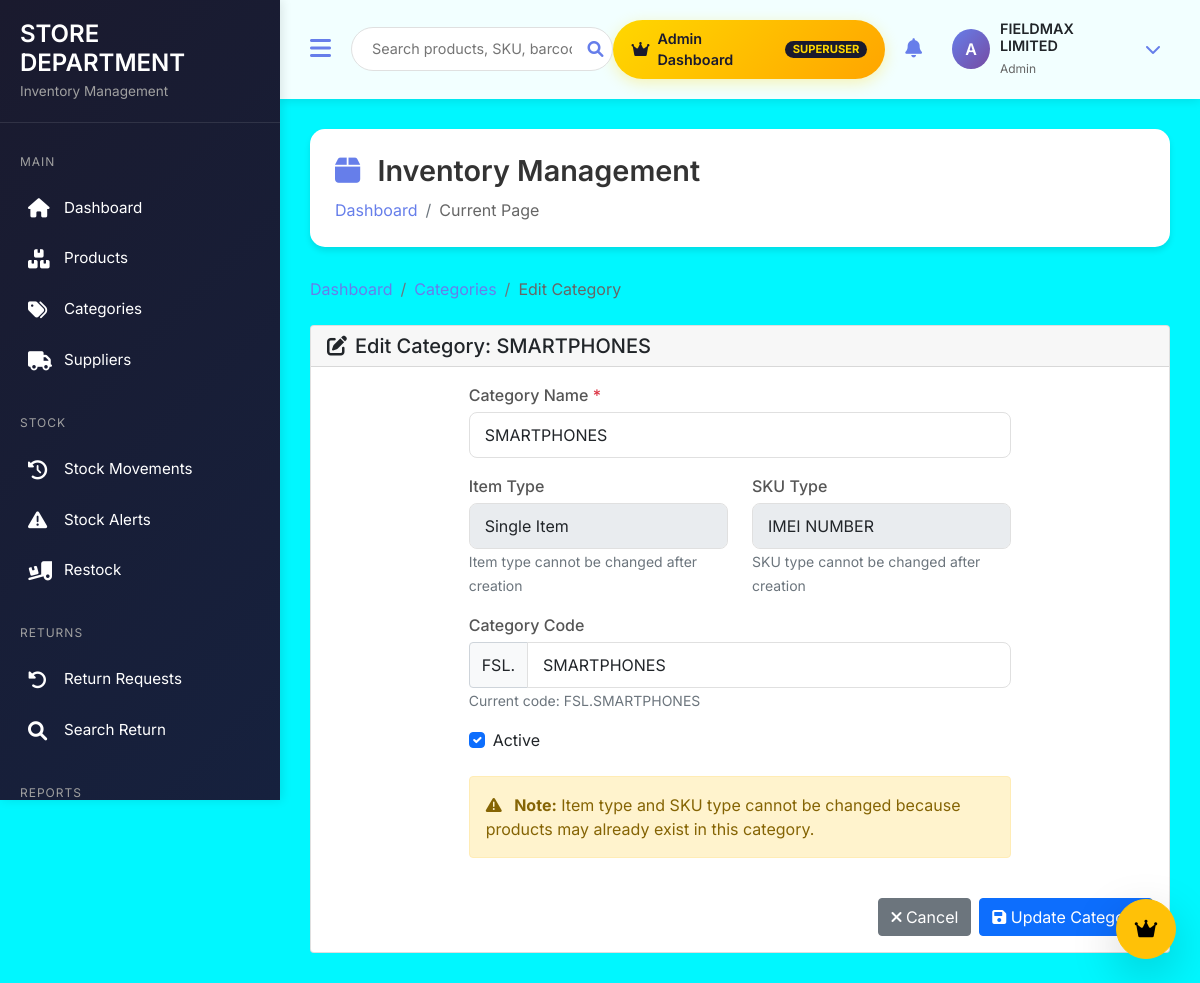
The page /inventory/categories/1/edit/ (signed in) on the database its author committed.
### inventory/models.py (models this page shows, shortened)
class Category(models.Model):
    SKU_TYPE_CHOICES = [
        ('imei', 'IMEI NUMBER'),
        ('serial', 'SERIAL NUMBER'),
    ]
    ITEM_TYPE_CHOICES = [
        ('single', 'Single Item'),
        ('bulk', 'Bulk Item'),
    ]
    name = models.CharField(max_length=100, unique=True)
    item_type = models.CharField(
        max_length=10,
        choices=ITEM_TYPE_CHOICES,
        help_text="Single: Unique items (phones). Bulk: Stock items (cables)"
    )
    sku_type = models.CharField(
        max_length=10,
        choices=SKU_TYPE_CHOICES,
        help_text="Type of identifier for this category"
    )
    category_code = models.CharField(max_length=50, unique=True, blank=True)
    created_at = models.DateTimeField(auto_now_add=True)
    updated_at = models.DateTimeField(auto_now=True)
    is_active = models.BooleanField(default=True)
    class Meta:
        verbose_name_plural = 'Categories'
        ordering = ['name']
        indexes = [
            models.Index(fields=['name']),
            models.Index(fields=['category_code']),
        ]

### inventory/views.py (the view, shortened to what this page needs)
# urls.py: path('categories/<int:pk>/edit/', views.category_edit, name='category_edit'),
@login_required
def category_edit(request, pk):
    category = get_object_or_404(Category, pk=pk)
    context = {
        'category': category,
    }
    return render(request, 'inventory/categories/edit.html', context)

### templates/inventory/categories/edit.html (shortened to what this page needs)
{% extends 'inventory/staff_base.html' %}
{% load static %}
{% block content %}
<div class="mb-4">
    <nav aria-label="breadcrumb">
        <ol class="breadcrumb">
            <li class="breadcrumb-item"><a href="{% url 'inventory:dashboard' %}">Dashboard</a></li>
            <li class="breadcrumb-item"><a href="{% url 'inventory:category_list' %}">Categories</a></li>
            <li class="breadcrumb-item active">Edit Category</li>
        </ol>
    </nav>
</div>
<div class="card">
    <div class="card-header">
        <h5 class="mb-0"><i class="fas fa-edit me-2"></i>Edit Category: {{ category.name }}</h5>
    </div>
    <div class="card-body">
        <form method="post">
            <div class="row">
                <div class="col-md-8 mx-auto">
                    <div class="mb-3">
                        <label class="form-label">Category Name <span class="text-danger">*</span></label>
                        <input type="text" name="name" class="form-control" value="{{ category.name }}" required>
                    </div>
                    <div class="row mb-3">
                        <div class="col-md-6">
                            <label class="form-label">Item Type</label>
                            <input type="text" class="form-control" value="{{ category.get_item_type_display }}" readonly disabled>
                            <small class="text-muted">Item type cannot be changed after creation</small>
                        </div>
                        <div class="col-md-6">
                            <label class="form-label">SKU Type</label>
                            <input type="text" class="form-control" value="{{ category.get_sku_type_display }}" readonly disabled>
                            <small class="text-muted">SKU type cannot be changed after creation</small>
                        </div>
                    </div>
                    <div class="mb-3">
                        <label class="form-label">Category Code</label>
                        <div class="input-group">
                            <span class="input-group-text bg-light">FSL.</span>
                            <input type="text" name="category_code" class="form-control" value="{{ category.category_code|cut:'FSL.' }}">
                        </div>
                        <small class="text-muted">Current code: {{ category.category_code }}</small>
                    </div>
                    <div class="mb-4">
                        <div class="form-check">
                            <input type="checkbox" name="is_active" class="form-check-input" id="isActive" {% if category.is_active %}checked{% endif %}>
                            <label class="form-check-label" for="isActive">Active</label>
                        </div>
                    </div>
                    <div class="alert alert-warning">
                        <i class="fas fa-exclamation-triangle me-2"></i>
                        <strong>Note:</strong> Item type and SKU type cannot be changed because products may already exist in this category.
                    </div>
                </div>
            </div>
            <div class="d-flex justify-content-end gap-2 mt-4">
                <a href="{% url 'inventory:category_list' %}" class="btn btn-secondary">
                    <i class="fas fa-times"></i> Cancel
                </a>
                <button type="submit" class="btn btn-primary">
                    <i class="fas fa-save"></i> Update Category
                </button>
            </div>
        </form>
    </div>
</div>
{% endblock %}

### templates/inventory/staff_base.html (shortened to what this page needs)
<!DOCTYPE html>
<html lang="en">
<head>
    <link href="https://cdn.jsdelivr.net/npm/bootstrap@5.1.3/dist/css/bootstrap.min.css" rel="stylesheet">
    <link rel="stylesheet" href="https://cdnjs.cloudflare.com/ajax/libs/font-awesome/6.0.0/css/all.min.css">
    <link href="https://cdn.jsdelivr.net/npm/select2@4.1.0-rc.0/dist/css/select2.min.css" rel="stylesheet" />
    <link href="https://cdn.jsdelivr.net/npm/select2-bootstrap-5-theme@1.3.0/dist/select2-bootstrap-5-theme.min.css" rel="stylesheet" />
    <link rel="stylesheet" href="https://cdn.datatables.net/1.11.5/css/dataTables.bootstrap5.min.css">
    <link rel="stylesheet" href="https://cdnjs.cloudflare.com/ajax/libs/animate.css/4.1.1/animate.min.css"/>
</head>
<body>
    <div class="sidebar" id="sidebar">
        <div class="sidebar-header">
            <h3>STORE DEPARTMENT</h3>
            <small>Inventory Management</small>
        </div>
        <div class="sidebar-menu">
            <div class="menu-section">
                <div class="menu-section-title">MAIN</div>
                <a href="{% url 'staff:store_manager_dashboard' %}" class="menu-item {% if request.resolver_match.url_name == 'store_manager_dashboard' %}active{% endif %}">
                    <i class="fas fa-home"></i>
                    <span class="menu-text">Dashboard</span>
                </a>
                <a href="{% url 'inventory:product_list' %}" class="menu-item {% if 'product' in request.path %}active{% endif %}">
                    <i class="fas fa-boxes"></i>
                    <span class="menu-text">Products</span>
                </a>
                <a href="{% url 'inventory:category_list' %}" class="menu-item {% if 'category' in request.path %}active{% endif %}">
                    <i class="fas fa-tags"></i>
                    <span class="menu-text">Categories</span>
                </a>
                <a href="{% url 'inventory:supplier_list' %}" class="menu-item {% if 'supplier' in request.path %}active{% endif %}">
                    <i class="fas fa-truck"></i>
                    <span class="menu-text">Suppliers</span>
                </a>
            </div>
            <div class="menu-section">
                <div class="menu-section-title">STOCK</div>
                <a href="{% url 'inventory:stock_movements' %}" class="menu-item {% if 'stock_movements' in request.path %}active{% endif %}">
                    <i class="fas fa-history"></i>
                    <span class="menu-text">Stock Movements</span>
                </a>
                <a href="{% url 'inventory:stock_alerts' %}" class="menu-item {% if 'stock_alerts' in request.path %}active{% endif %}">
                    <i class="fas fa-exclamation-triangle"></i>
                    <span class="menu-text">Stock Alerts</span>
                </a>
                <a href="{% url 'inventory:product_restock' %}" class="menu-item {% if 'restock' in request.path %}active{% endif %}">
                    <i class="fas fa-truck-loading"></i>
                    <span class="menu-text">Restock</span>
                </a>
            </div>
            <div class="menu-section">
                <div class="menu-section-title">RETURNS</div>
                <a href="{% url 'inventory:return_list' %}" class="menu-item {% if 'return' in request.path %}active{% endif %}">
                    <i class="fas fa-undo-alt"></i>
                    <span class="menu-text">Return Requests</span>
                </a>
                <a href="{% url 'inventory:return_product' %}" class="menu-item {% if 'return_product' in request.path %}active{% endif %}">
                    <i class="fas fa-search"></i>
                    <span class="menu-text">Search Return</span>
                </a>
            </div>
            <div class="menu-section">
                <div class="menu-section-title">REPORTS</div>
            </div>
        </div>
    </div>
    <div class="main-content" id="mainContent">
        <nav class="top-nav d-flex align-items-center justify-content-between">
            <div class="d-flex align-items-center">
                <button class="nav-toggle" id="sidebarToggle">
                    <i class="fas fa-bars"></i>
                </button>
                <form class="search-box" action="{% url 'inventory:product_list' %}" method="GET">
                    <input type="text" name="search" placeholder="Search products, SKU, barcode..." value="{{ request.GET.search|default:'' }}">
                    <button type="submit"><i class="fas fa-search"></i></button>
                </form>
            </div>
            <div class="user-menu">
                {% if request.user.is_superuser %}
                <a href="{% url 'staff:staff_dashboard' %}" class="admin-switch-btn">
                    <i class="fas fa-crown"></i>
                    <span>Admin Dashboard</span>
                    <span class="badge">SUPERUSER</span>
                </a>
                {% endif %}
                <div class="notification-badge">
                    <i class="fas fa-bell"></i>
                </div>
                <div class="dropdown">
                    <div class="user-dropdown" data-bs-toggle="dropdown">
                        <div class="user-avatar">
                            {{ request.user.username|first|upper }}
                        </div>
                        <div class="user-info">
                            <h6>{{ request.user.get_full_name|default:request.user.username }}</h6>
                            <small>
                                {% if request.user.is_superuser %}Admin
                                {% elif request.user.is_staff %}Manager
                                {% else %}Staff
                                {% endif %}
                            </small>
                        </div>
                        <i class="fas fa-chevron-down ms-2" style="color: #667eea;"></i>
                    </div>
                </div>
            </div>
        </nav>
        <div class="content-area">
            {% block page_header %}
            <div class="page-header">
                <div class="d-flex justify-content-between align-items-center">
                    <div>
                        <h1 class="page-title">
                            <i class="{% block page_icon %}fas fa-box{% endblock %}"></i>
                            {% block page_title %}Inventory Management{% endblock %}
                        </h1>
                        <nav aria-label="breadcrumb">
                            <ol class="breadcrumb">
                                {% block breadcrumb %}
                                <li class="breadcrumb-item"><a href="{% url 'staff:store_manager_dashboard' %}">Dashboard</a></li>
                                <li class="breadcrumb-item active">Current Page</li>
                                {% endblock %}
                            </ol>
                        </nav>
                    </div>
                </div>
            </div>
            {% endblock %}
            {% block content %}{% endblock %}
        </div>
    </div>
    {% if request.user.is_superuser %}
    <div class="position-fixed bottom-0 end-0 p-4" style="z-index: 1050;">
        <a href="{% url 'staff:staff_dashboard' %}" class="btn btn-warning btn-lg rounded-circle shadow-lg"
           style="width: 60px; height: 60px; display: flex; align-items: center; justify-content: center;"
           data-bs-toggle="tooltip" title="Back to Admin Dashboard">
            <i class="fas fa-crown"></i>
        </a>
    </div>
    {% endif %}
</body>
</html>

### templates/inventory/staff_base.html (style rules this page uses)
* { font-family: 'Inter', sans-serif; margin: 0; padding: 0; box-sizing: border-box; }
body { background: linear-gradient(135deg, #00f7ff 0%, #00f7ff 100%); min-height: 100vh; }
.sidebar { position: fixed; top: 0; left: 0; height: 100vh; width: 280px; background: linear-gradient(135deg, #1a1a2e 0%, #16213e 100%); color: white; transition: all 0.3s; z-index: 1000; overflow-y: auto; box-shadow: 2px 0 10px rgba(0,0,0,0.1); }
.sidebar-header { padding: 20px; border-bottom: 1px solid rgba(255,255,255,0.1); }
.sidebar-header h3 { margin: 0; font-size: 1.5rem; font-weight: 600; color: white; }
.sidebar-header small { color: #a0a0a0; font-size: 0.85rem; }
.sidebar-menu { padding: 20px 0; }
.menu-section { margin-bottom: 20px; }
.menu-section-title { padding: 10px 20px; color: #a0a0a0; font-size: 0.75rem; text-transform: uppercase; letter-spacing: 1px; }
.menu-item { display: flex; align-items: center; padding: 12px 20px; color: #fff; text-decoration: none; transition: all 0.3s; margin: 4px 8px; border-radius: 8px; }
.menu-item i { width: 24px; font-size: 1.2rem; }
.menu-text { margin-left: 12px; font-size: 0.95rem; }
.main-content { margin-left: 280px; transition: all 0.3s; min-height: 100vh; }
.top-nav { background: rgba(255, 255, 255, 0.95); backdrop-filter: blur(10px); padding: 15px 30px; box-shadow: 0 2px 10px rgba(0,0,0,0.1); position: sticky; top: 0; z-index: 100; }
.nav-toggle { background: none; border: none; color: #667eea; font-size: 1.5rem; cursor: pointer; margin-right: 20px; }
.search-box { position: relative; flex: 1; max-width: 400px; }
.search-box input { width: 100%; padding: 10px 40px 10px 20px; border: 1px solid #e0e0e0; border-radius: 50px; font-size: 0.9rem; transition: all 0.3s; }
.search-box button { position: absolute; right: 10px; top: 50%; transform: translateY(-50%); background: none; border: none; color: #667eea; }
.user-menu { display: flex; align-items: center; gap: 20px; }
.admin-switch-btn { display: flex; align-items: center; gap: 8px; background: linear-gradient(135deg, #ffd700, #ffa500); border: none; border-radius: 50px; padding: 8px 18px; color: #1a1a2e; font-weight: 600; font-size: 0.9rem; text-decoration: none; transition: all 0.3s; box-shadow: 0 4px 15px rgba(255, 215, 0, 0.3); animation: pulse 2s infinite; }
.admin-switch-btn i { font-size: 1rem; }
.admin-switch-btn .badge { background: #1a1a2e; color: #ffd700; font-size: 0.7rem; padding: 3px 8px; border-radius: 50px; margin-left: 5px; }
.notification-badge { position: relative; cursor: pointer; }
.notification-badge i { font-size: 1.2rem; color: #667eea; }
.user-dropdown { display: flex; align-items: center; gap: 10px; cursor: pointer; padding: 5px 10px; border-radius: 50px; transition: all 0.3s; }
.user-avatar { width: 40px; height: 40px; border-radius: 50%; background: linear-gradient(135deg, #667eea, #764ba2); color: white; display: flex; align-items: center; justify-content: center; font-weight: 600; }
.user-info h6 { margin: 0; font-size: 0.9rem; font-weight: 600; }
.user-info small { color: #666; font-size: 0.75rem; }
.content-area { padding: 30px; }
.page-header { background: white; border-radius: 15px; padding: 25px; margin-bottom: 30px; box-shadow: 0 4px 6px rgba(0,0,0,0.1); }
.page-title { font-size: 1.8rem; font-weight: 600; color: #333; margin: 0; }
.page-title i { color: #667eea; margin-right: 10px; }
.breadcrumb { margin: 10px 0 0; background: none; padding: 0; }
.breadcrumb-item a { color: #667eea; text-decoration: none; }
.breadcrumb-item.active { color: #666; }
.form-label { font-weight: 500; color: #555; margin-bottom: 5px; }
.form-control, .form-select { border: 1px solid #e0e0e0; border-radius: 8px; padding: 10px 15px; transition: all 0.3s; }
.alert-warning { background: #fff3cd; color: #856404; }

### rows shown on the page
Category: name "SMARTPHONES", item_type "Single Item", sku_type "IMEI NUMBER", category_code "SMARTPHONES", category_code "FSL.SMARTPHONES", is_active "☑"

### other values the page prints
{{ request.user.username|first|upper }} "A"
{{ request.user.get_full_name|default:request.user.username }} "FIELDMAX LIMITED"
